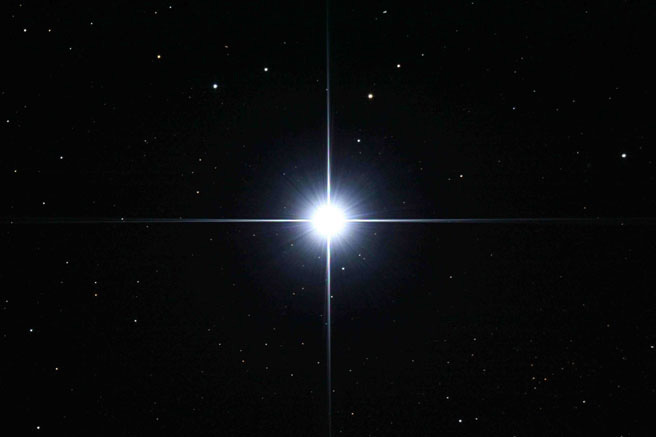
%> input picture Imagenes/estrellas.jpg, 656 x 437 px
$ octave clase_15_erosion.m   (GNU Octave 9; MATLAB toolbox functions it lacks are replaced by stand-ins)
%> lines starting %> are read from the running program, lines starting %| are printed output that depends on the picture; in (x1, y1, x2, y2) boxes, pixels count from 0 and x2, y2 are one past the last pixel; in counts of white or black regions, pixels touching at a corner belong together; the program's own positions count from 1
clear all
close all
clc

img = imread('estrellas.jpg');
%> img is the input picture: size 437x656x3 uint8; mean R, G, B 9.4, 10.5, 11.9
img_gris = rgb2gray(img);

%Binarizaci髇
umbral = 0.5;
img_bn = im2bw(img_gris, umbral);
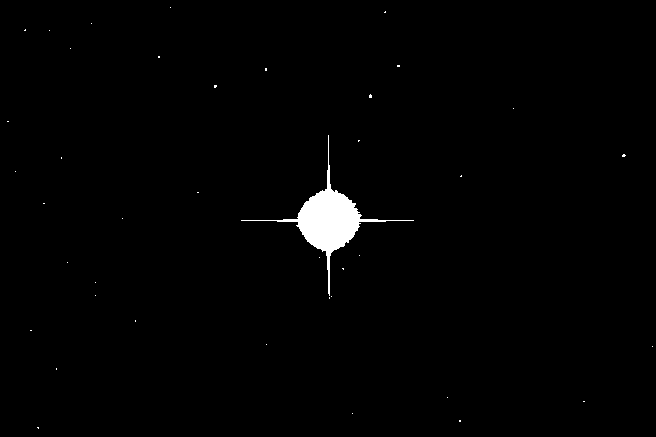
%> img_bn: size 437x656 logical; 1.2% white; 40 white regions (39 under 20 px), largest, box (x1, y1, x2, y2) and area: (241, 135, 414, 296) 3276

figure(1)
imshow(img_gris)
figure(2)
imshow(img_bn)


%% erosion

%ES = [1 1]; %elemento estructurante

ES = ones(3);     %Crea una matriz de ones de nxn (elemento estructurante

img_bn_dil = imerode(img_bn, ES); %erosion
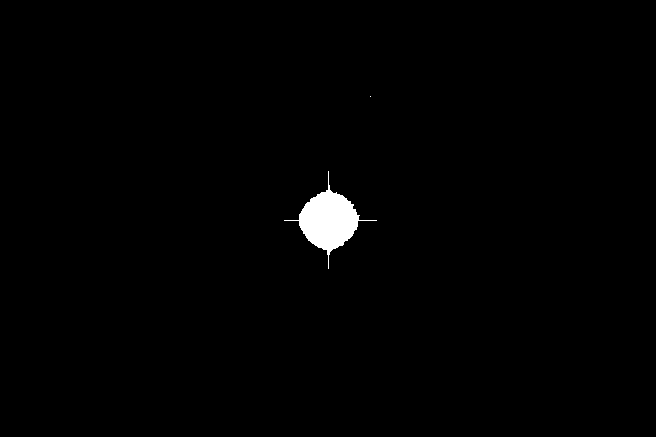
%> img_bn_dil: size 437x656 logical; 0.94% white; 2 white regions (1 under 20 px), largest, box (x1, y1, x2, y2) and area: (284, 171, 377, 269) 2683

figure(3)
imshow(img_bn_dil)

$ run again, with Imagenes/bad_image.jpg copied over Imagenes/estrellas.jpg
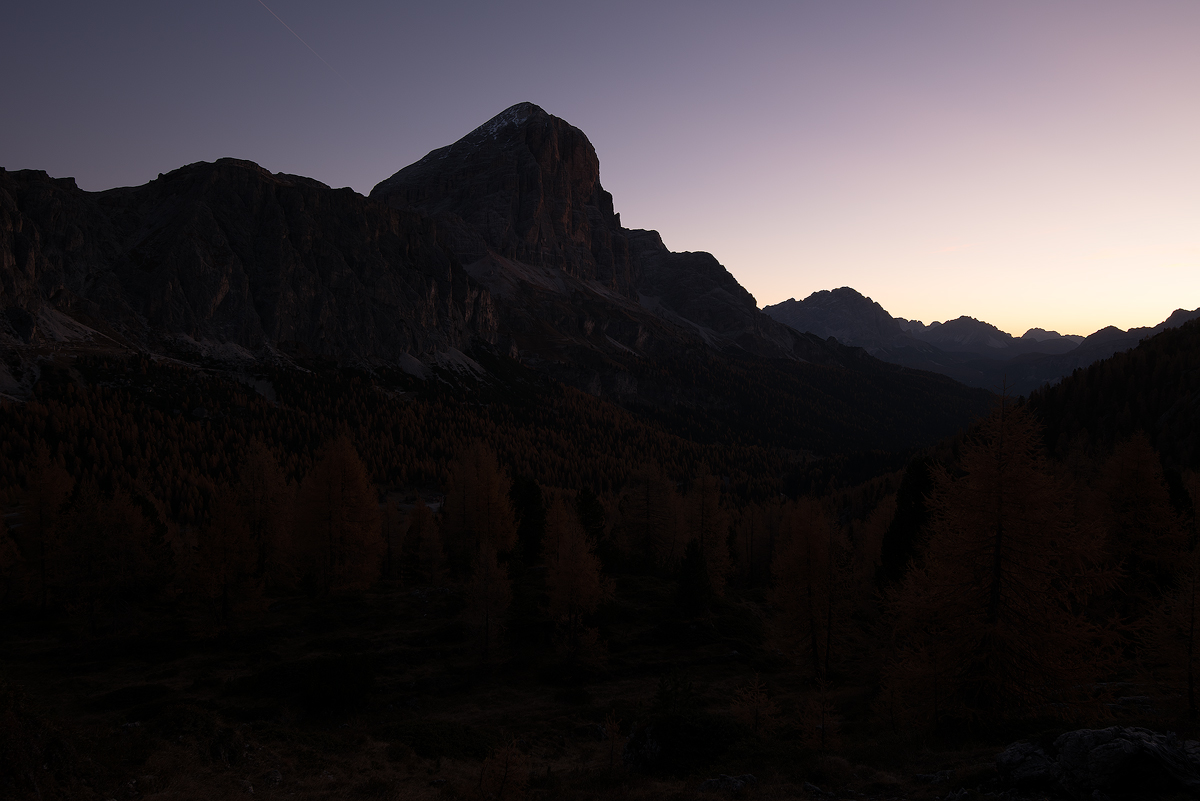
%> input picture Imagenes/bad_image.jpg, 1200 x 801 px
%> img is the input picture: size 801x1200x3 uint8; mean R, G, B 52.7, 47.8, 50.7
%> `img_bn = im2bw(img_gris, umbral);`:
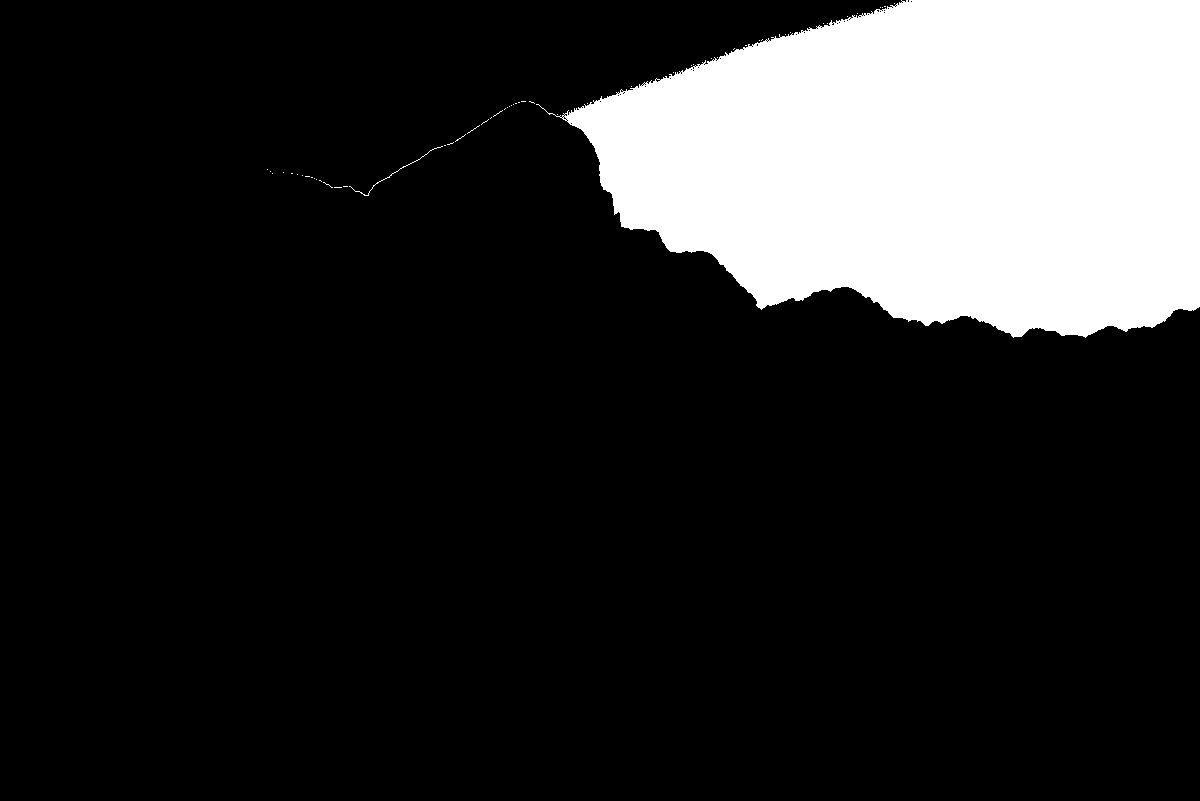
%> img_bn: size 801x1200 logical; 17.2% white; 55 white regions (53 under 20 px), largest, box (x1, y1, x2, y2) and area: (536, 0, 1200, 338) 165376, (349, 146, 443, 196) 105
%> `img_bn_dil = imerode(img_bn, ES);`:
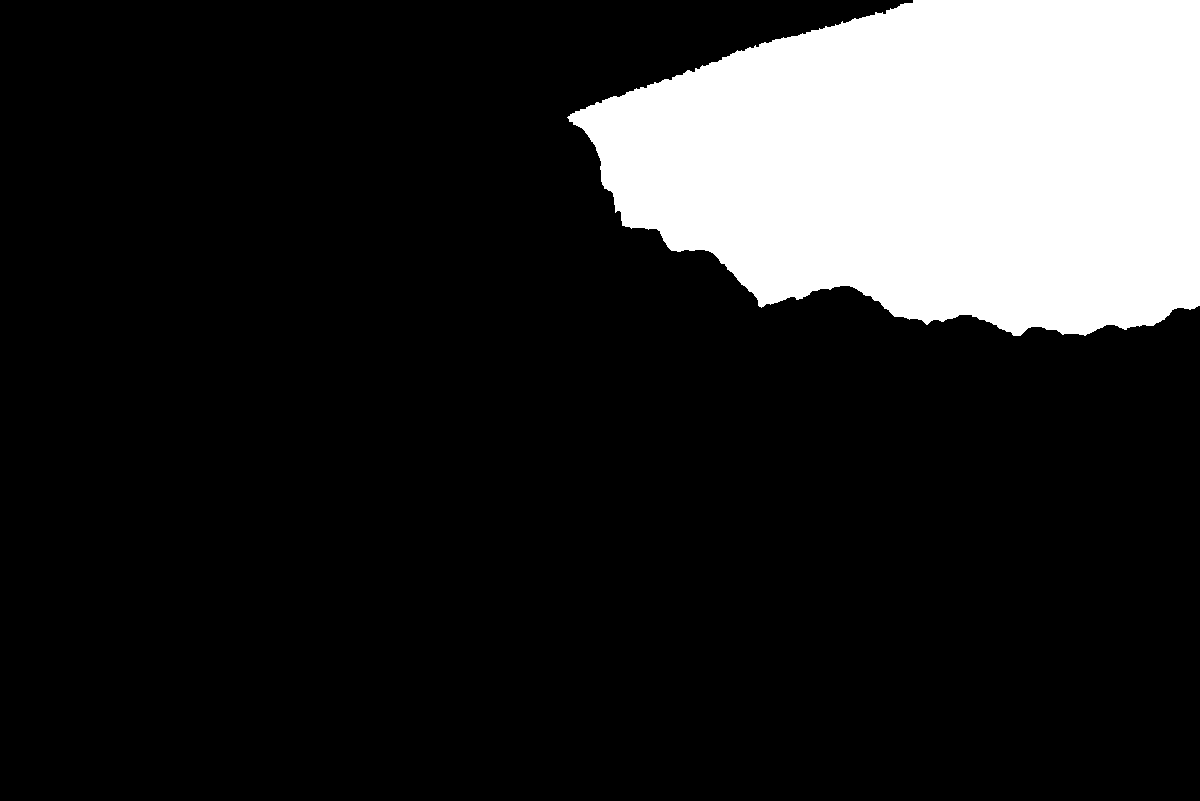
%> img_bn_dil: size 801x1200 logical; 17% white; 1 white region, box (x1, y1, x2, y2) and area: (567, 0, 1200, 336) 163425
